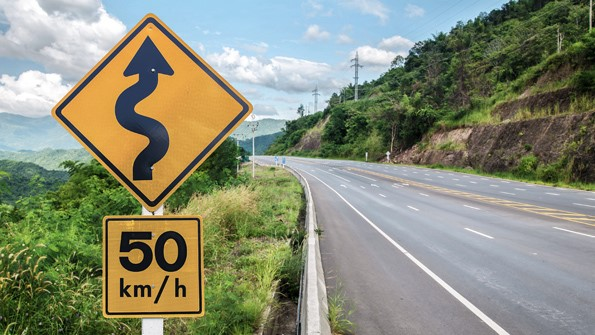
#> input picture imagenes/ruta.jpg, 595 x 335 px
$ python ejercicio4.py
#> lines starting #> are read from the running program, lines starting #| are printed output that depends on the picture; after the words box and inside, x2 and y2 are one past the last pixel; in counts of white or black regions, pixels touching at a corner belong together
#Actividad3: Realizar un script que permita leer/cargar la imagen siguiente:
# Agregar contorno de color verde a ambas señales viales.
# Agregar texto de color verde con la leyenda “Alerta al conductor”.
import cv2

imagen = cv2.imread("imagenes/ruta.jpg")
#> imagen is the input picture: shape (335, 595, 3); mean B, G, R 119.6, 140.8, 136.5
imagenGris = cv2.cvtColor(imagen,cv2.COLOR_BGR2GRAY)
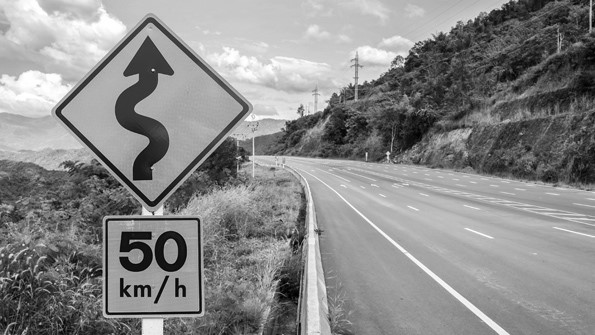
#> imagenGris: shape (335, 595); min 0, max 255, mean 137.1
bordes = cv2.Canny(imagenGris,400,895)          #Aproximación más próxima a lo que deseo obtener de la imagen (las señales)
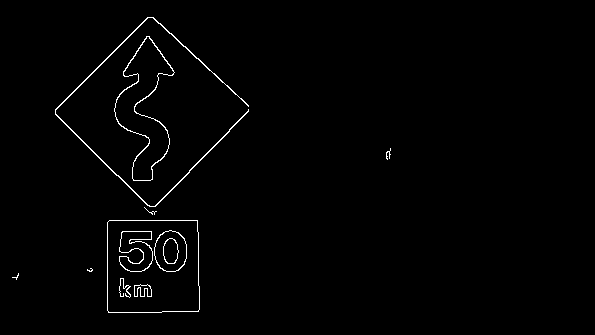
#> bordes: shape (335, 595); 1.2% white in thin lines or dots, all inside (x1, y1, x2, y2) = (12, 17, 391, 313)
bordes = cv2.dilate(bordes, None, iterations=1)
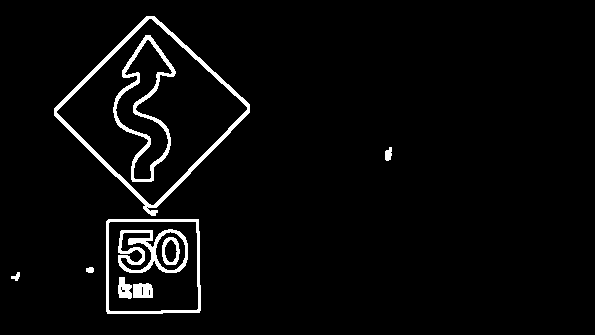
#> bordes: shape (335, 595); 3.6% white; 10 white regions, largest, box (x1, y1, x2, y2) and area: (54, 16, 250, 216) 2353, (113, 35, 176, 182) 1631, (118, 229, 188, 273) 1184
bordes = cv2.erode(bordes, None, iterations=1)
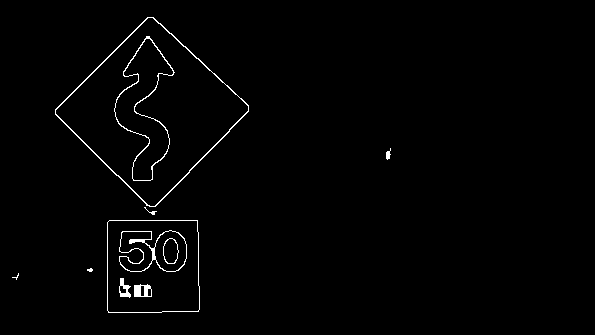
#> bordes: shape (335, 595); 1.3% white in thin lines or dots, all inside (x1, y1, x2, y2) = (12, 17, 391, 313)
cv2.imshow("original",imagen)
cv2.imshow("Bordes detectados!",bordes)

contornos, jerarquia = cv2.findContours(bordes,cv2.RETR_EXTERNAL,cv2.CHAIN_APPROX_SIMPLE)
#> contornos = 6 contours, 3 with area under 20; largest, box (x1, y1, x2, y2) and area: (55, 17, 249, 207) 19410, (107, 220, 200, 313) 8344, (386, 148, 391, 160) 22; jerarquia = [[1, -1, -1, -1], [2, 0, -1, -1], [3, 1, -1, -1], [4, 2, -1, -1], [5, 3, -1, -1], [-1, 4, -1, -1]]

cv2.drawContours(imagen,contornos,-1, (0,255,0),2)

texto = "Contornos encontrados: "+str(len(contornos))
#> texto = 'Contornos encontrados: 6'
cv2.putText(imagen, texto, (10,20), cv2.FONT_HERSHEY_SIMPLEX, 0.7, (0,255,0), 1)
cv2.putText(imagen, "Alerta al conductor", (60,215), cv2.FONT_HERSHEY_SIMPLEX, 0.7, (0,255,0), 1)
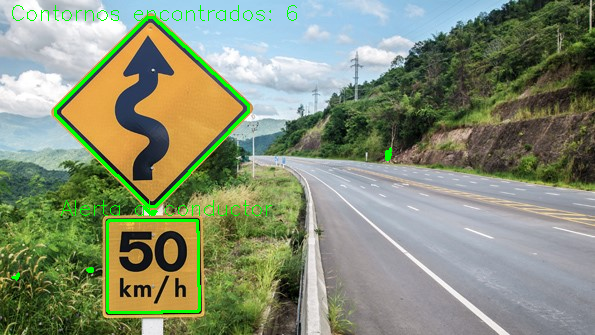
#> imagen: shape (335, 595, 3); mean B, G, R 117.7, 143.6, 133.6
cv2.imshow("Objetos encontrados",imagen)

cv2.waitKey(0)
cv2.destroyAllWindows()

$ run again, with imagenes/semaforo2.jpg copied over imagenes/ruta.jpg
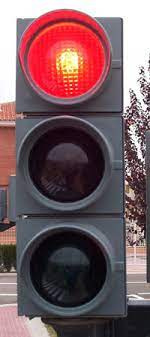
#> input picture imagenes/semaforo2.jpg, 150 x 337 px
#> imagen is the input picture: shape (337, 150, 3); mean B, G, R 97.9, 92.6, 120
#> `bordes = cv2.erode(bordes, None, iterations=1)`:
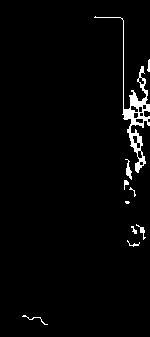
#> bordes: shape (337, 150); 2.5% white; 10 white regions (2 under 20 px)
#> contornos = 10 contours, 7 with area under 20; largest, box (x1, y1, x2, y2) and area: (94, 16, 150, 173) 903, (125, 159, 132, 180) 42, (136, 224, 146, 240) 22; jerarquia = [[1, -1, -1, -1], [2, 0, -1, -1], [3, 1, -1, -1], [4, 2, -1, -1], [5, 3, -1, -1], [6, 4, -1, -1], [7, 5, -1, -1], [8, 6, -1, -1], [9, 7, -1, -1], [-1, 8, -1, -1]]
#> texto = 'Contornos encontrados: 10'
#> `cv2.putText(imagen, "Alerta al conductor", (60,215), cv2.FONT_HERSHEY_..`:
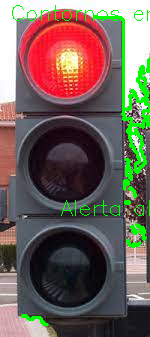
#> imagen: shape (337, 150, 3); mean B, G, R 90.8, 98.4, 112.4
